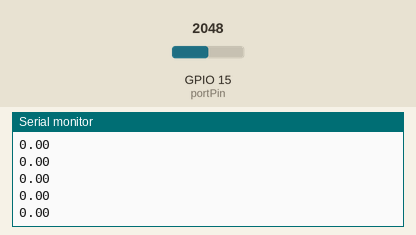
This sketch was run on a simulated ESP32. Parts: the last lines printed to the serial monitor. Inputs (shaded band) come from the test bench; at power-on: GPIO 15 (portPin) = 2048.

Above: at 2.2 s.
2.3 s: GPIO 15 (portPin) set to 2866
At 2.32 s:
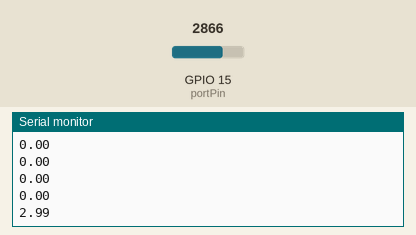
3.8 s: GPIO 15 (portPin) set to 3603
At 3.82 s:
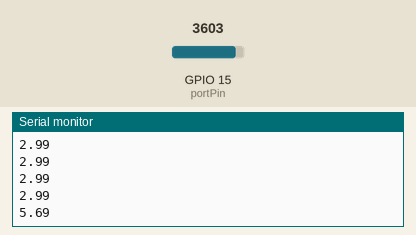
Timing chart, 0 to 6.8 s (numbered marks = the images above; inputs shaded):
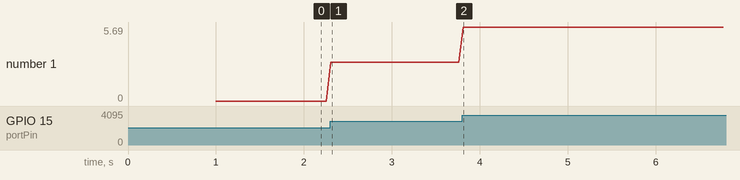

The sketch:

prueba_potenciometro_con_ESP32.ino
```cpp
// Potenciometro conectado a GPIO 35
const int portPin = 15;
// Almacenamiento del valor de puerto (Rango de 0-4095)
float potValor, valorMap = 0;

void setup() {
  Serial.begin(9600);
  delay(1000);
}
void loop() {
  // Lectura del valor en cada vuelta del bucle
  potValor = analogRead(portPin);
  valorMap = map(potValor, 0, 4095, -750, 750);
  Serial.println(valorMap/100);  //Envío del valor al puerto serie
  delay(50);
}
```

Measured:
- after the input at 2.3 s, the serial monitor: prints a new line at once (image 1)
- after the input at 3.8 s, the serial monitor: prints a new line at once (image 2)
- plotted number 1: 0 → 2.99 after the input at 2.3 s, 2.99 → 5.69 after the input at 3.8 s
